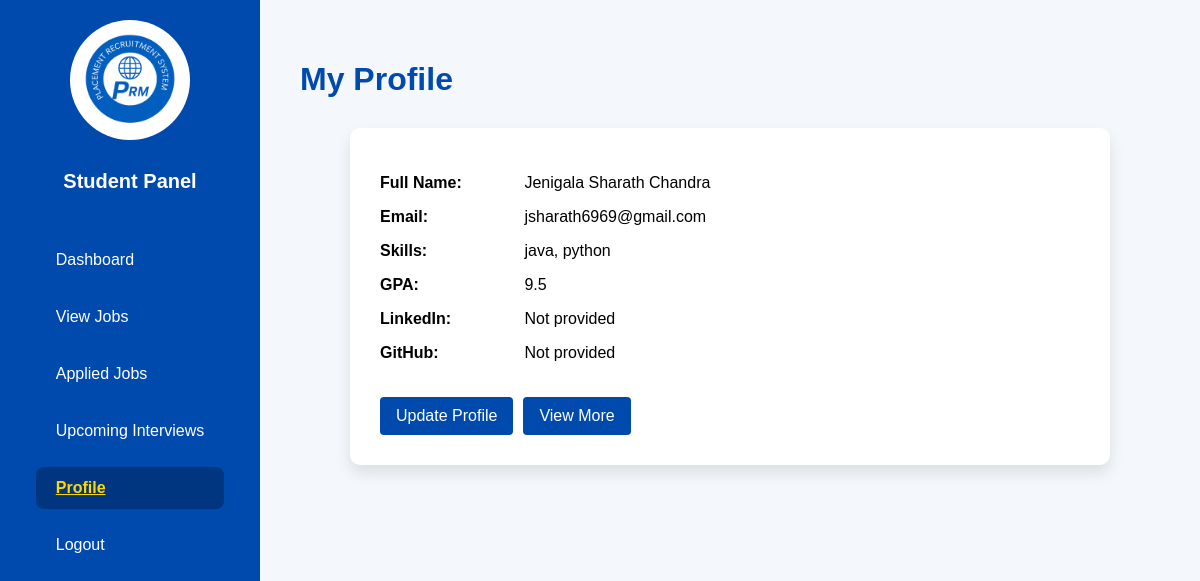
/student/profile/ (signed in), run on the app's committed database.
### accounts/models.py (models this page shows, shortened)
class Student(models.Model):
    user = models.OneToOneField(User, on_delete=models.CASCADE)
    name = models.CharField(max_length=255)
    skills = models.CharField(max_length=255, blank=True)
    gpa = models.FloatField(null=True, blank=True)
    linkedin = models.URLField(blank=True)
    github = models.URLField(blank=True)
    bio = models.TextField(blank=True)
    achievements = models.TextField(blank=True)       # ✅ new
    projects = models.TextField(blank=True)           # ✅ new
    certifications = models.TextField(blank=True)     # ✅ new

class User(AbstractUser):
    USER_ROLES = (
        ('student', 'Student'),
        ('recruiter', 'Company Recruiter'),
        ('coordinator', 'Placement Coordinator'),
        ('admin', 'Admin'),
    )
    role = models.CharField(max_length=20, choices=USER_ROLES)
    class Meta:
        swappable = 'AUTH_USER_MODEL'

### student/views.py (the view, shortened to what this page needs)
# urls.py: path('profile/', views.profile, name='profile'),
@student_required
def profile(request):
    student = request.user.student
    achievements_list = student.achievements.splitlines() if student.achievements else []
    projects_list = student.projects.splitlines() if student.projects else []
    certifications_list = student.certifications.splitlines() if student.certifications else []
    return render(request, 'student/profile.html', {
        'student': student,
        'achievements_list': achievements_list,
        'projects_list': projects_list,
        'certifications_list': certifications_list,
    })

### templates/student/profile.html (shortened to what this page needs)
{% load static %}
<!DOCTYPE html>
<html lang="en">
<head>
  <link rel="stylesheet" href="{% static 'css/profile.css' %}">
</head>
<body>
  <div class="dashboard-container">
    <aside class="sidebar">
      <img src="{% static 'images/logo.png' %}" class="logo" alt="Logo">
      <h2>Student Panel</h2>
      <nav>
        <ul>
          <li><a href="/student/dashboard/">Dashboard</a></li>
          <li><a href="/student/view-jobs/">View Jobs</a></li>
          <li><a href="/student/applied-jobs/">Applied Jobs</a></li>
          <li><a href="{% url 'upcoming_interviews' %}">Upcoming Interviews</a></li>
          <li><a href="/student/profile/" class="active">Profile</a></li>
          <li><a href="{% url 'logout' %}">Logout</a></li>
        </ul>
      </nav>
    </aside>
    <main class="main-content">
      <h1>My Profile </h1>
      <div id="profileView" class="profile-view">
        <p><strong>Full Name:</strong> {{ student.name }}</p>
        <p><strong>Email:</strong> {{ student.user.email }}</p>
        <p><strong>Skills:</strong> {{ student.skills }}</p>
        <p><strong>GPA:</strong> {{ student.gpa }}</p>
        <p><strong>LinkedIn:</strong>
          {% if student.linkedin %}
            <a href="{{ student.linkedin }}" target="_blank">{{ student.linkedin }}</a>
          {% else %}Not provided{% endif %}
        </p>
        <p><strong>GitHub:</strong>
          {% if student.github %}
            <a href="{{ student.github }}" target="_blank">{{ student.github }}</a>
          {% else %}Not provided{% endif %}
        </p>
        <div class="button-group">
          <button onclick="toggleForm()" class="save-btn">Update Profile</button>
          <button onclick="toggleDetails()" class="save-btn" id="viewMoreBtn">View More</button>
        </div>
      </div>
    </main>
  </div>
</body>
</html>

### static/css/profile.css (style rules this page uses)
body { margin: 0; font-family: 'Segoe UI', sans-serif; background-color: #f4f7fc; }
.dashboard-container { display: flex; height: 100vh; }
.sidebar { width: 240px; background-color: #004aad; color: white; padding: 30px 20px; display: flex; flex-direction: column; align-items: center; }
.sidebar .logo { width: 100px; height: 100px; object-fit: cover; background-color: white; border-radius: 50%; padding: 10px; margin-bottom: 20px; }
.sidebar h2 { font-size: 20px; margin-bottom: 30px; text-align: center; }
.sidebar nav ul { list-style: none; padding: 0; width: 100%; }
.sidebar nav ul li { margin-bottom: 15px; }
.sidebar nav ul li a { color: white; text-decoration: none; display: block; padding: 12px 20px; border-radius: 8px; transition: background-color 0.3s, color 0.3s; }
.sidebar nav ul li a:hover, .sidebar nav ul li a.active { background-color: #003580; color: #ffd700; }
.main-content { flex: 1; padding: 40px; overflow-y: auto; background-color: #f4f7fc; }
.main-content h1 { color: #004aad; margin-bottom: 30px; }
.save-btn { background-color: #004aad; color: white; padding: 10px 20px; border: none; border-radius: 6px; cursor: pointer; font-size: 16px; margin-top: 15px; }

### templates/student/profile.html (style rules this page uses)
body { font-family: Arial, sans-serif; background-color: #f7f9fc; }
.dashboard-container { display: flex; min-height: 100vh; }
.sidebar { width: 220px; background-color: #004aad; color: white; padding: 20px; }
.sidebar h2 { margin-top: 10px; }
.sidebar nav ul { list-style-type: none; padding: 0; }
.sidebar nav ul li { margin: 15px 0; }
.sidebar nav ul li a { color: white; text-decoration: none; }
.sidebar nav ul li a.active { font-weight: bold; text-decoration: underline; }
.logo { width: 100px; height: auto; }
.main-content { flex-grow: 1; padding: 40px; }
.profile-view { background: white; padding: 30px; border-radius: 10px; max-width: 700px; margin: 0 auto; box-shadow: 0 8px 15px rgba(0, 0, 0, 0.1); }
.profile-view p { margin-bottom: 12px; }
.profile-view strong { display: inline-block; width: 140px; }
.save-btn { background-color: #004aad; color: white; border: none; padding: 10px 16px; border-radius: 4px; cursor: pointer; }
.button-group { display: flex; gap: 10px; margin-top: 20px; }

### data on the page
Student: name "Jenigala Sharath Chandra", user.email "jsharath6969@gmail.com", skills "java, python", gpa "9.5"
